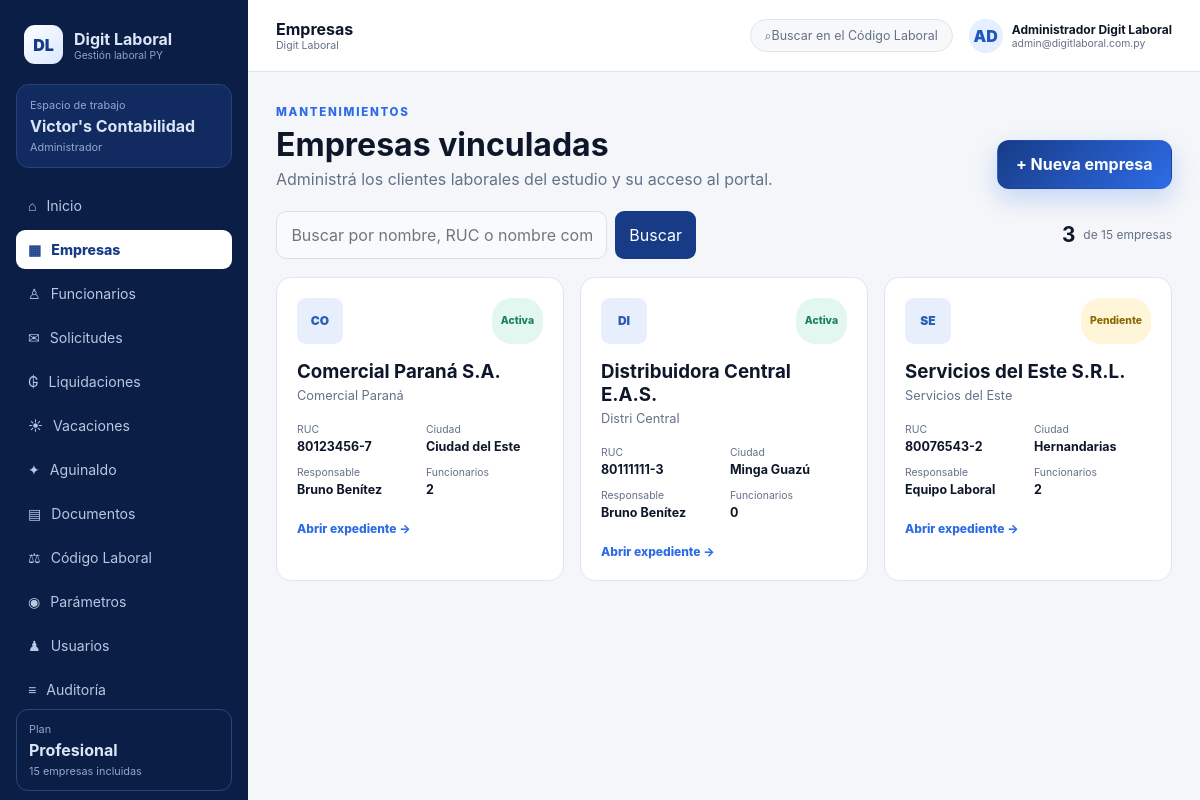
The page /app/companies (signed in) on the database its author committed.
### app/models.py (models this page shows)
class Studio(Base):
    __tablename__ = "studios"
    id: Mapped[int] = mapped_column(primary_key=True)
    name: Mapped[str] = mapped_column(String(180), unique=True)
    ruc: Mapped[str] = mapped_column(String(40), default="")
    phone: Mapped[str] = mapped_column(String(60), default="")
    plan_name: Mapped[str] = mapped_column(String(80), default="Profesional")
    company_limit: Mapped[int] = mapped_column(Integer, default=15)
    active: Mapped[bool] = mapped_column(Boolean, default=True)
    payment_status: Mapped[str] = mapped_column(String(30), default="Activo")
    next_payment_at: Mapped[Optional[date]] = mapped_column(Date, nullable=True)
    created_at: Mapped[datetime] = mapped_column(DateTime, default=lambda: datetime.now(UTC))
    users: Mapped[list["User"]] = relationship(back_populates="studio")
    companies: Mapped[list["Company"]] = relationship(back_populates="studio", cascade="all, delete-orphan")

class User(Base):
    __tablename__ = "users"
    id: Mapped[int] = mapped_column(primary_key=True)
    studio_id: Mapped[Optional[int]] = mapped_column(ForeignKey("studios.id"), nullable=True, index=True)
    company_id: Mapped[Optional[int]] = mapped_column(ForeignKey("companies.id"), nullable=True, index=True)
    full_name: Mapped[str] = mapped_column(String(160))
    email: Mapped[str] = mapped_column(String(180), unique=True, index=True)
    password_hash: Mapped[str] = mapped_column(String(300))
    role: Mapped[str] = mapped_column(String(40), default="auxiliar")
    active: Mapped[bool] = mapped_column(Boolean, default=True)
    must_change_password: Mapped[bool] = mapped_column(Boolean, default=True)
    last_login_at: Mapped[Optional[datetime]] = mapped_column(DateTime, nullable=True)
    created_at: Mapped[datetime] = mapped_column(DateTime, default=lambda: datetime.now(UTC))
    studio: Mapped[Optional[Studio]] = relationship(back_populates="users")
    company: Mapped[Optional["Company"]] = relationship(back_populates="users")

class Company(Base):
    __tablename__ = "companies"
    __table_args__ = (UniqueConstraint("studio_id", "ruc", name="uq_company_ruc_per_studio"),)
    id: Mapped[int] = mapped_column(primary_key=True)
    studio_id: Mapped[int] = mapped_column(ForeignKey("studios.id"), index=True)
    legal_name: Mapped[str] = mapped_column(String(200), index=True)
    trade_name: Mapped[str] = mapped_column(String(160), default="")
    ruc: Mapped[str] = mapped_column(String(40), index=True)
    city: Mapped[str] = mapped_column(String(100), default="Ciudad del Este")
    address: Mapped[str] = mapped_column(String(240), default="")
    phone: Mapped[str] = mapped_column(String(60), default="")
    email: Mapped[str] = mapped_column(String(180), default="")
    legal_representative: Mapped[str] = mapped_column(String(180), default="")
    ips_employer_number: Mapped[str] = mapped_column(String(80), default="")
    mtess_employer_number: Mapped[str] = mapped_column(String(80), default="")
    responsible_name: Mapped[str] = mapped_column(String(160), default="Sin asignar")
    status: Mapped[str] = mapped_column(String(30), default="Activa")
    notes: Mapped[str] = mapped_column(Text, default="")
    created_at: Mapped[datetime] = mapped_column(DateTime, default=lambda: datetime.now(UTC))
    studio: Mapped[Studio] = relationship(back_populates="companies")
    branches: Mapped[list["Branch"]] = relationship(back_populates="company", cascade="all, delete-orphan")
    employees: Mapped[list["Employee"]] = relationship(back_populates="company", cascade="all, delete-orphan")
    requests: Mapped[list["CompanyRequest"]] = relationship(back_populates="company", cascade="all, delete-orphan")
    users: Mapped[list[User]] = relationship(back_populates="company")
    payrolls: Mapped[list["Payroll"]] = relationship(back_populates="company", cascade="all, delete-orphan")
    documents: Mapped[list["Document"]] = relationship(back_populates="company", cascade="all, delete-orphan")

### app/main.py (the view)
@app.get("/app/companies", response_class=HTMLResponse)
def companies_page(request: Request, q: str = "", user: User = Depends(require_user), db: Session = Depends(get_db)):
    if user.role == "empresa":
        return RedirectResponse(f"/app/companies/{user.company_id}", status_code=303)
    query = select(Company).where(Company.studio_id == user.studio_id)
    if q.strip():
        term = f"%{q.strip()}%"
        query = query.where(or_(Company.legal_name.ilike(term), Company.ruc.ilike(term), Company.trade_name.ilike(term)))
    companies = list(db.scalars(query.order_by(Company.legal_name)))
    return render(request, "companies.html", db, user, companies=companies, q=q)

### app/templates/companies.html (shortened to what this page needs)
{% extends "base.html" %}
{% block page_name %}Empresas{% endblock %}
{% block content %}
<div class="page-header"><div><span class="eyebrow">MANTENIMIENTOS</span><h1>Empresas vinculadas</h1><p>Administrá los clientes laborales del estudio y su acceso al portal.</p></div>{% if user.role in ['administrador','contador'] %}<button class="btn primary" type="button" data-modal-open="companyModal">+ Nueva empresa</button>{% endif %}</div>
<div class="toolbar"><form method="get" class="search-form"><input name="q" value="{{ q }}" placeholder="Buscar por nombre, RUC o nombre comercial"><button type="submit">Buscar</button></form><div class="plan-counter"><b>{{ companies|length }}</b><span>de {{ studio.company_limit }} empresas</span></div></div>
<section class="company-card-grid">{% for company in companies %}<a class="company-card" href="/app/companies/{{ company.id }}"><div class="company-card-top"><span class="company-avatar large">{{ company.legal_name[:2]|upper }}</span><span class="status-pill {{ company.status|lower }}">{{ company.status }}</span></div><h3>{{ company.legal_name }}</h3><p>{{ company.trade_name or 'Sin nombre comercial' }}</p><dl><div><dt>RUC</dt><dd>{{ company.ruc }}</dd></div><div><dt>Ciudad</dt><dd>{{ company.city }}</dd></div><div><dt>Responsable</dt><dd>{{ company.responsible_name }}</dd></div><div><dt>Funcionarios</dt><dd>{{ company.employees|length }}</dd></div></dl><span class="card-link">Abrir expediente →</span></a>{% else %}<div class="empty-large"><h3>No encontramos empresas</h3><p>Probá otra búsqueda o registrá una empresa nueva.</p></div>{% endfor %}</section>
{% endblock %}

### app/templates/base.html (shortened to what this page needs)
<!doctype html>
<html lang="es">
<head>
  <link rel="stylesheet" href="{{ url_for('static', path='app.css') }}">
</head>
<body class="{% if user %}app-body{% else %}public-body{% endif %}">
{% if user %}
  <aside class="sidebar" id="sidebar">
    <a class="brand" href="{{ '/admin' if user.role == 'superadmin' else '/app' }}">
      <span class="brand-mark">DL</span>
      <span><strong>Digit Laboral</strong><small>Gestión laboral PY</small></span>
    </a>
    <div class="workspace-card">
      <span>Espacio de trabajo</span>
      <strong>{% if user.role == 'superadmin' %}Administración general{% elif studio %}{{ studio.name }}{% else %}Empresa vinculada{% endif %}</strong>
      <small>{{ user.role|replace('superadmin','Administrador general')|capitalize }}</small>
    </div>
    <nav class="side-nav">
      {% if user.role == 'superadmin' %}
        <a class="{{ 'active' if active_path.startswith('/admin') else '' }}" href="/admin"><span>⌂</span>Administración</a>
      {% else %}
        <a class="{{ 'active' if active_path == '/app' else '' }}" href="/app"><span>⌂</span>Inicio</a>
        <a class="{{ 'active' if active_path.startswith('/app/companies') else '' }}" href="/app/companies"><span>▦</span>Empresas</a>
        <a class="{{ 'active' if active_path.startswith('/app/employees') else '' }}" href="/app/employees"><span>♙</span>Funcionarios</a>
        <a class="{{ 'active' if active_path.startswith('/app/requests') else '' }}" href="/app/requests"><span>✉</span>Solicitudes</a>
        <a class="{{ 'active' if active_path.startswith('/app/payrolls') else '' }}" href="/app/payrolls"><span>₲</span>Liquidaciones</a>
        <a class="{{ 'active' if active_path.startswith('/app/vacations') else '' }}" href="/app/vacations"><span>☀</span>Vacaciones</a>
        <a class="{{ 'active' if active_path.startswith('/app/aguinaldo') else '' }}" href="/app/aguinaldo"><span>✦</span>Aguinaldo</a>
        <a class="{{ 'active' if active_path.startswith('/app/documents') else '' }}" href="/app/documents"><span>▤</span>Documentos</a>
        <a class="{{ 'active' if active_path.startswith('/app/labor-code') else '' }}" href="/app/labor-code"><span>⚖</span>Código Laboral</a>
        <a class="{{ 'active' if active_path.startswith('/app/parameters') else '' }}" href="/app/parameters"><span>◉</span>Parámetros</a>
        {% if user.role == 'administrador' %}
          <a class="{{ 'active' if active_path.startswith('/app/users') else '' }}" href="/app/users"><span>♟</span>Usuarios</a>
          <a class="{{ 'active' if active_path.startswith('/app/audit') else '' }}" href="/app/audit"><span>≡</span>Auditoría</a>
        {% endif %}
      {% endif %}
    </nav>
    <div class="sidebar-bottom">
      {% if studio %}<div class="plan-box"><span>Plan</span><strong>{{ studio.plan_name }}</strong><small>{{ studio.company_limit }} empresas incluidas</small></div>{% endif %}
    </div>
  </aside>
  <div class="app-shell">
    <header class="topbar">
      <div class="topbar-title"><strong>{% block page_name %}Panel{% endblock %}</strong><small>Digit Laboral</small></div>
      <div class="top-actions">
        {% if user.role != 'superadmin' %}<a class="global-search" href="/app/labor-code"><span>⌕</span><span>Buscar en el Código Laboral</span></a>{% endif %}
        <div class="user-chip"><span class="avatar">{{ user.full_name[:2]|upper }}</span><span><b>{{ user.full_name }}</b><small>{{ user.email }}</small></span></div>
      </div>
    </header>
    <main class="main-content">{% block content %}{% endblock %}</main>
  </div>
{% else %}
  {% block public_content %}{% endblock %}
{% endif %}
</body>
</html>

### rows shown on the page
Studio: name "Victor's Contabilidad", plan_name "Profesional", company_limit "15"
User: role "Administrador", full_name "AD", full_name "Administrador Digit Laboral", email "admin@digitlaboral.com.py"
Company: legal_name "CO", status "Activa", legal_name "Comercial Paraná S.A.", trade_name "Comercial Paraná", ruc "80123456-7", city "Ciudad del Este", responsible_name "Bruno Benítez", employees|length "2"
Company: legal_name "DI", status "Activa", legal_name "Distribuidora Central E.A.S.", trade_name "Distri Central", ruc "80111111-3", city "Minga Guazú", responsible_name "Bruno Benítez", employees|length "0"
Company: legal_name "SE", status "Pendiente", legal_name "Servicios del Este S.R.L.", trade_name "Servicios del Este", ruc "80076543-2", city "Hernandarias", responsible_name "Equipo Laboral", employees|length "2"

### other values the page prints
{{ companies|length }} "3"
